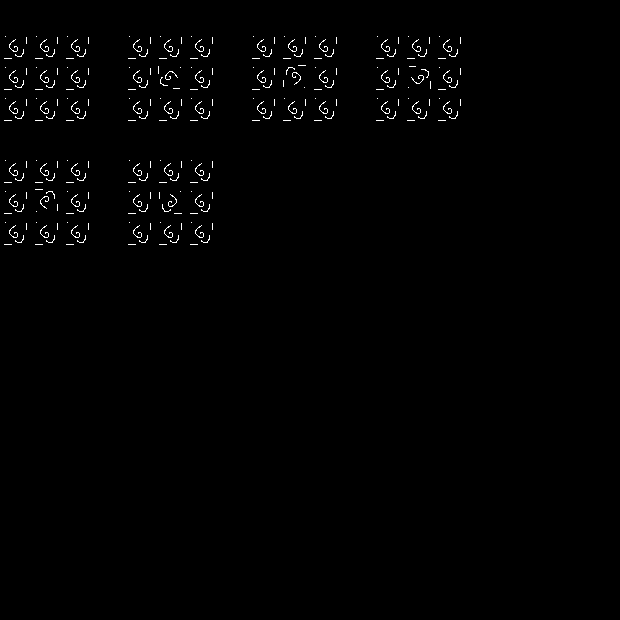

This game map was drawn from its Tiled (.tmx) file and the tilesets committed beside it. A one-line description and the trimmed map source follow:
An orthogonal 20x20 tile map with 31x31 px tiles, 1 tile layer (Tile Layer 1).

<map version="1.0" orientation="orthogonal" width="20" height="20" tilewidth="31" tileheight="31">
 <tileset firstgid="1" name="rotation_test_odd" tilewidth="31" tileheight="31">
  <image source="rotation_test_odd.png" width="93" height="93" />
 </tileset>
 <layer name="Tile Layer 1" width="20" height="20">
  <data>[400 cells, 54 non-empty, 1 distinct tile ids]</data>
 </layer>
</map>
